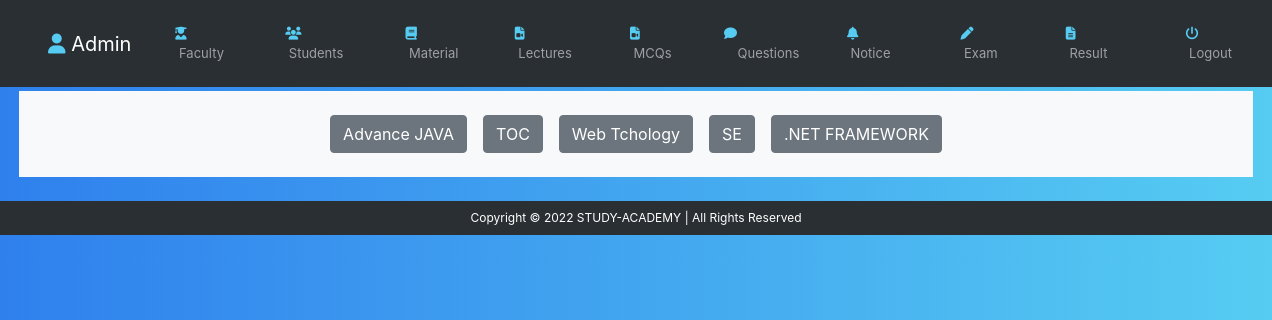
/admin/ask_question.php?d_id=2&semester=6 (signed in), run on the app's committed database.
### tables this page shows
CREATE TABLE `subject` (
  `sub_id` int(25) NOT NULL,
  `short_name` varchar(255) DEFAULT NULL,
  `subject` varchar(255) NOT NULL,
  `d_id` int(25) NOT NULL,
  `semester` int(10) NOT NULL,
  `create_time` datetime NOT NULL DEFAULT current_timestamp(),
  `update_time` datetime DEFAULT NULL
);

### inc/function.php (called while the page is built, shortened)
<?php
require '../db/dbcon.php';
	?>
<?php
function sub_id($sub_id) {
	global $con;
	    $Select_Subject = "SELECT subject.subject FROM subject WHERE sub_id=$sub_id";
	    $SelectResult = mysqli_query($con, $Select_Subject);
	    $row = mysqli_fetch_array($SelectResult);
	     return $row['subject'];
}
function safe_string($str) {
	global $con;
	   	$str = trim($str);
  		$str = stripslashes($str);
  		$str = strip_tags($str);
  		$str = htmlspecialchars($str);
	   	$str = mysqli_real_escape_string($con,$str);
	return $str;
}
?>

### admin/ask_question.php (the view, shortened to what this page needs)
<?php
require '../db/dbcon.php';
if (isset($_GET['d_id']) > 0 && $_GET['d_id'] < 5 && $_GET['d_id'] != '' && isset($_GET['semester']) && $_GET['semester'] != '') {
$semester=safe_string( $_GET['semester']);
$d_id=safe_string( $_GET['d_id']);
if (isset($_GET['sub_id'])) {
    $sub_id=safe_string( $_GET['sub_id']);
} else {
    $sub_id='';
}
echo'<body>
    <div class="container-fluid">
    <center class="bg-light m-1"> ';
$subjectSQL="SELECT sub_id,subject FROM subject WHERE d_id=$d_id AND semester=$semester";
$SubSqlResult=mysqli_query($con,$subjectSQL);
if (mysqli_num_rows($SubSqlResult)==0) {
    echo '<p class="text-center text-danger bg-light mt-3 font-weight-bold">No Subjects found !</p>';
}else{
    while ($subRow=mysqli_fetch_assoc($SubSqlResult)) {
       if ($subRow['sub_id'] == $sub_id) {
            echo '<a class="btn btn-success  m-2 my-4" href="ask_question.php?d_id='.$d_id.'&semester='.$semester.'&sub_id='.$subRow['sub_id'].'">' . sub_id($subRow['sub_id']) . '</a>';
        } else {
            echo '<a class="btn btn-secondary  m-2 my-4" href="ask_question.php?d_id='.$d_id.'&semester='.$semester.'&sub_id='.$subRow['sub_id'].'">' . sub_id($subRow['sub_id']) . '</a>';
        }
    }
}
echo'</center>';
?>
</div>
    <?php } include 'footer.php'; ?>

### inc/header.php (style rules this page uses)
table,th,td,p, center { font-size: 12px; }
body { background: #56CCF2; background: linear-gradient(to right, #2F80ED, #56CCF2); }

### data on the page
subject: sub_id($subRow['sub_id']) "Advance JAVA"
subject: sub_id($subRow['sub_id']) "TOC"
subject: sub_id($subRow['sub_id']) "Web Tchology"
subject: sub_id($subRow['sub_id']) "SE"
subject: sub_id($subRow['sub_id']) ".NET FRAMEWORK"
